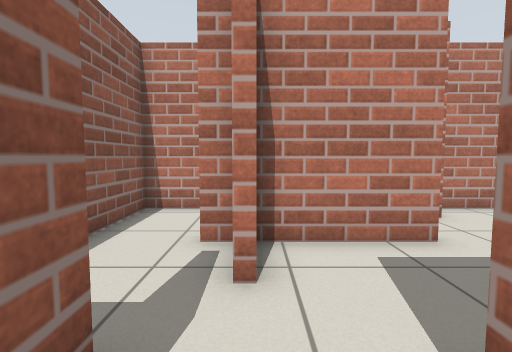
View 1 (above)

12 first-person views from a walk through a world built for the Gazebo simulator. The camera is 0.81 m above the floor, tilts 4° down and sees 85° across. The floor is counted in squares, 0.5 m on a side. Each view is taken from the middle of a square. On the plan, view 1 faces up. The plan holds only what a view shows up to about 15 squares ahead; the rest is blank. The place goes on beyond the plan. The robots in the file are not drawn.

View 2
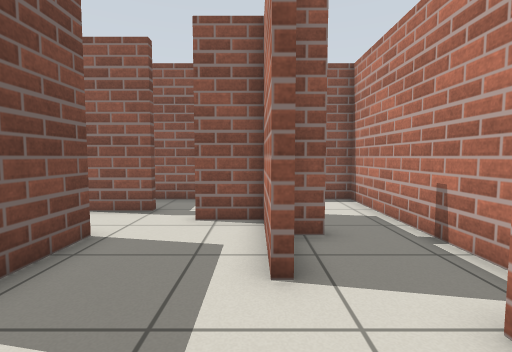

View 3
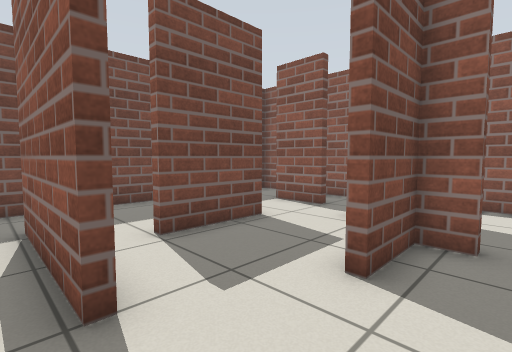

View 4
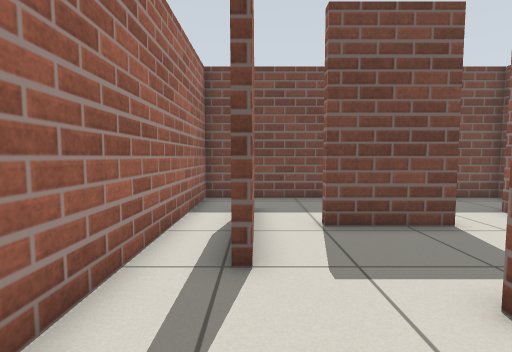

View 5
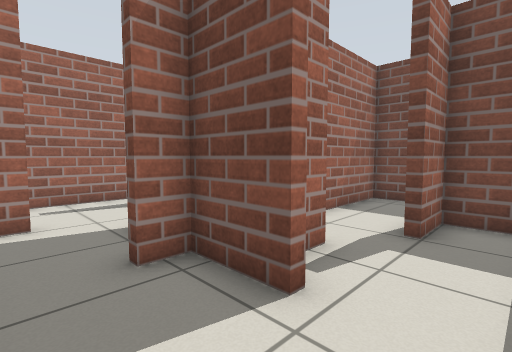

View 6
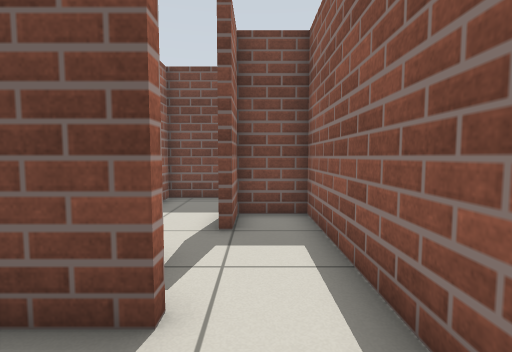

View 7
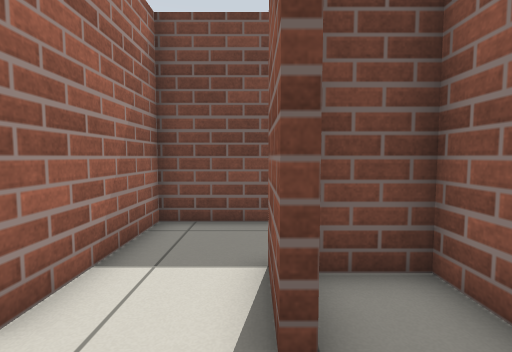

View 8
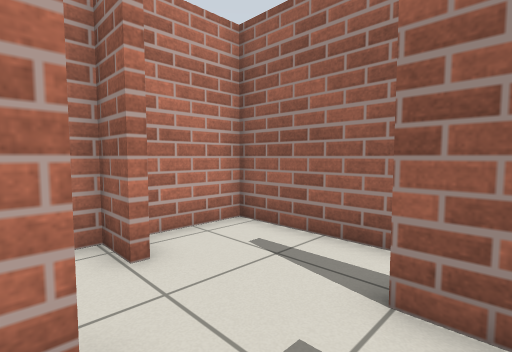

View 9
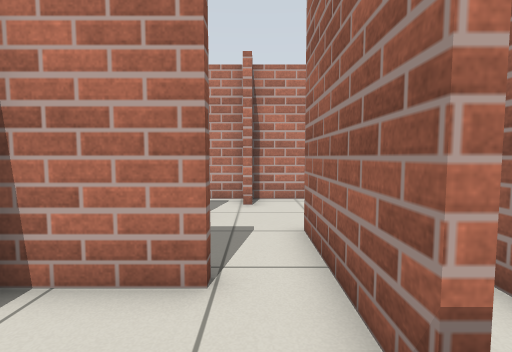

View 10
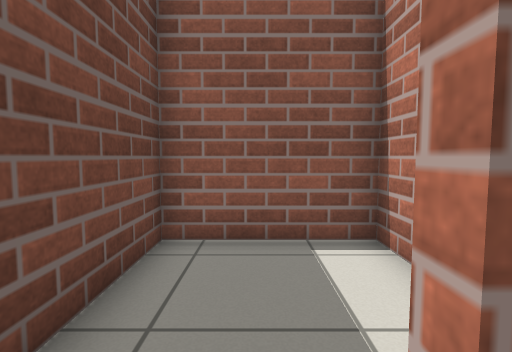

View 11
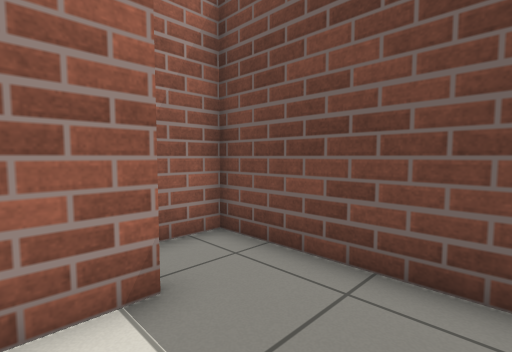

View 12
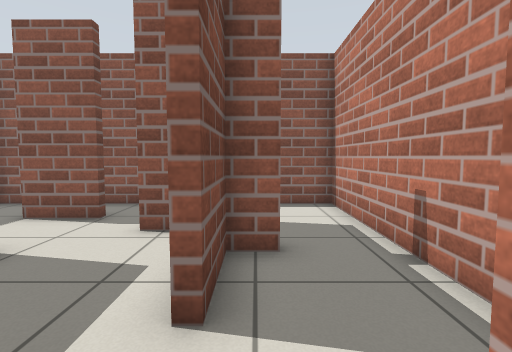

### Floor plan
Points are (right, up) in squares from view 1. A wall is a line through its corners. A room is listed if a view was taken in it or the views show most of it. See-through windows are left out.
Room 1 (view 1)
walls: (-1.2, 2) (-1.2, -0.1); (1.4, -0.6) (1.4, 1.6); (1.5, 5.2) (0, 5.2) (0, 3.5) (-0.3, 3.5)
ways out: opening at (-1, 2.5) to room 3; opening at (2.5, 3.5) to room 3; opening at (0.5, 0.5) to room 5
Room 2 (views 2, 3, 4, 10, 12)
walls: (6.4, 4.1) (6.4, -0.5); (5.6, -2.8) (8, -2.8) (8, 8.6) (4.9, 8.6)
ways out: opening at (6, 6) to room 3; opening at (6, -1.5) to room 4
Room 3 (views 5, 6, 7, 8)
walls: (-0.4, 5.2) (-1.1, 5.2); (-1.1, 5.5) (1.1, 5.5) (1.1, 6.5); (1.4, 6.5) (1.4, 5.5) (3.5, 5.5); (-0.3, 3.5) (-0.3, 4.1); (3.5, 5.2) (1.5, 5.2); (1.4, 1.6) (4.4, 1.6); (5, 7.2) (4.6, 7.2) (4.6, 8.6) (-3.4, 8.6) (-3.4, 0.2) (-1.5, 0.2) (-1.5, 2); (6.1, 1.4) (6.1, 4.1)
ways out: opening at (-1, 2.5) to room 1; opening at (2.5, 3.5) to room 1; opening at (6, 6) to room 2; opening at (5, 2) to room 4
Room 4 (views 9, 11)
walls: (4.4, 1.6) (4.4, 1.3) (1.7, 1.3) (1.7, -2.8) (5.6, -2.8); (6.1, -0.5) (6.1, 1.4)
ways out: opening at (6, -1.5) to room 2; opening at (5, 2) to room 3
Room 5 (no view inside)
walls: (-3.4, -1.9) (-3.4, -2.8) (1.4, -2.8) (1.4, -0.6)
ways out: opening at (0.5, 0.5) to room 1

Where each view was taken, in squares from view 1:
view 1: 0 up, 0 right, facing up
view 2: 5 up, 7 right, facing left
view 3: 7 up, 7 right, facing down-left
view 4: 8 up, 6 right, facing down
view 5: 8 up, 3 left, facing down-right
view 6: 8 up, 2 left, facing down
view 7: 4 up, 1 left, facing down
view 8: 3 up, 3 right, facing up-right
view 9: 2 down, 5 right, facing up
view 10: 1 down, 7 right, facing left
view 11: 1 up, 3 right, facing down-right
view 12: 6 up, 6 right, facing left
